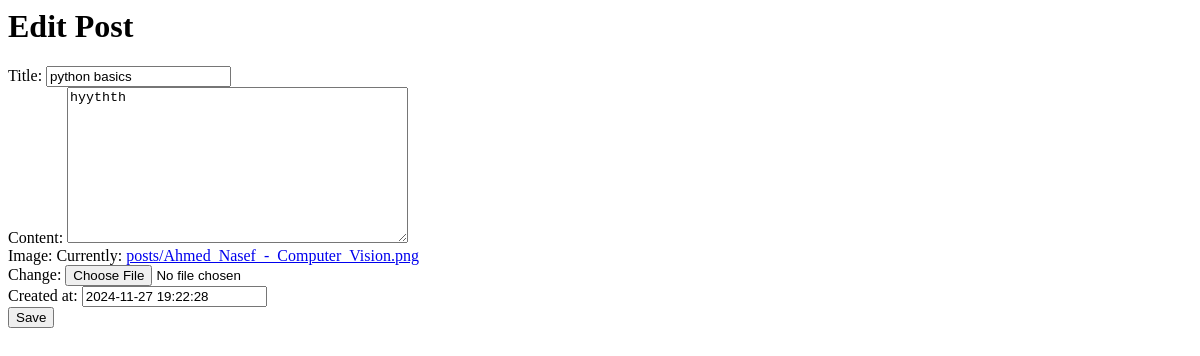
/blog/1/edit, run on an earlier commit of the app's database.
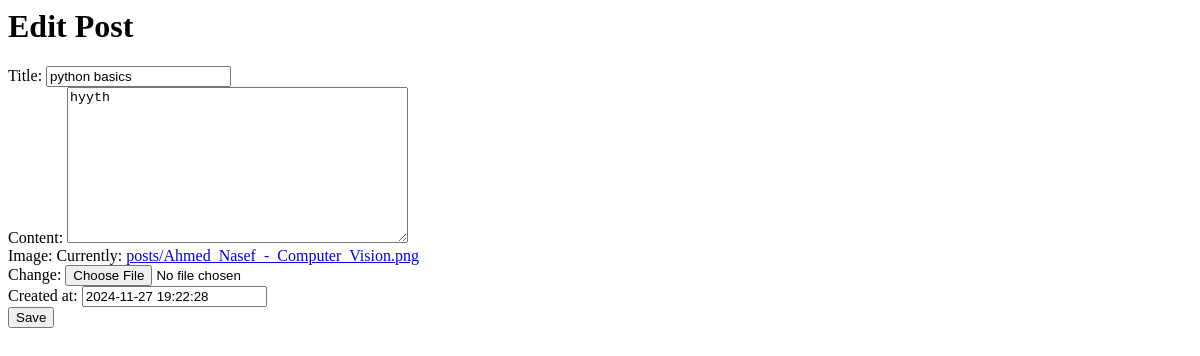
And on a later commit of the database.
### posts/models.py (models this page shows, shortened)
class Post(models.Model):
    title=models.CharField(max_length=100)
    content=models.TextField(max_length=10000)
    image=models.ImageField(upload_to='posts')
    author=models.ForeignKey(Author,on_delete=models.CASCADE,related_name='post_author')
    tags = TaggableManager()
    created_at=models.DateTimeField(default=timezone.now)

### posts/views.py (the view)
# urls.py: path('blog/<int:post_id>/edit',post_edit),
def post_edit(request,post_id):
    data=Post.objects.get(id=post_id)
    if request.method=='POST':
        form=PostForm(request.POST,request.FILES,instance=data)
        if form.is_valid():
            myform=form.save(commit=False)
            author=Author.objects.get(user=request.user)
            myform.author=author
            myform.save()
            return redirect("/blog")
    else:
        form=PostForm(instance=data)
    return render(request,'edit.html',{'form':form})

### posts/forms.py
class PostForm(forms.ModelForm):
    class Meta:
        model=Post
        fields='__all__'
        exclude=('author',)

### posts/templates/edit.html (shortened to what this page needs)
<h1>Edit Post</h1>
<form method="post" enctype="multipart/form-data">
    {{form}}
    <button type="submit">Save</button>
</form>

What changed in the data, as far as the page shows it:
changed Post "python basics": content "hyythth" → "hyyth"
